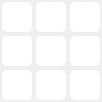
       <widget class="QGroupBox" name="groupBox_10">
        <property name="maximumSize">
         <size>
          <width>100</width>
          <height>100</height>
         </size>
        </property>
        <property name="styleSheet">
         <string notr="true">border: solid 0px; border-radius: 5px;</string>
        </property>
        <property name="title">
         <string/>
        </property>
        <layout class="QGridLayout" name="gridLayout_5">
         <property name="leftMargin">
          <number>2</number>
         </property>
         <property name="topMargin">
          <number>2</number>
         </property>
         <property name="rightMargin">
          <number>2</number>
         </property>
         <property name="bottomMargin">
          <number>2</number>
         </property>
         <property name="spacing">
          <number>4</number>
         </property>
         <item row="0" column="1">
          <widget class="QLineEdit" name="tb_67">
           <property name="minimumSize">
            <size>
             <width>30</width>
             <height>30</height>
            </size>
           </property>
           <property name="maximumSize">
            <size>
             <width>60</width>
             <height>60</height>
            </size>
           </property>
           <property name="styleSheet">
            <string>font-size: 16px; text-align: center; padding: 7px;</string>
           </property>
          </widget>
         </item>
         <item row="0" column="0">
          <widget class="QLineEdit" name="tb_66">
           <property name="minimumSize">
            <size>
             <width>30</width>
             <height>30</height>
            </size>
           </property>
           <property name="maximumSize">
            <size>
             <width>60</width>
             <height>60</height>
            </size>
           </property>
           <property name="styleSheet">
            <string>font-size: 16px; text-align: center; padding: 7px;</string>
           </property>
          </widget>
         </item>
         <item row="0" column="2">
          <widget class="QLineEdit" name="tb_68">
           <property name="minimumSize">
            <size>
             <width>30</width>
             <height>30</height>
            </size>
           </property>
           <property name="maximumSize">
            <size>
             <width>60</width>
             <height>60</height>
            </size>
           </property>
           <property name="styleSheet">
            <string>font-size: 16px; text-align: center; padding: 7px;</string>
           </property>
          </widget>
         </item>
         <item row="1" column="0">
          <widget class="QLineEdit" name="tb_76">
           <property name="minimumSize">
            <size>
             <width>30</width>
             <height>30</height>
            </size>
           </property>
           <property name="maximumSize">
            <size>
             <width>60</width>
             <height>60</height>
            </size>
           </property>
           <property name="styleSheet">
            <string>font-size: 16px; text-align: center; padding: 7px;</string>
           </property>
          </widget>
         </item>
         <item row="1" column="1">
          <widget class="QLineEdit" name="tb_77">
           <property name="minimumSize">
            <size>
             <width>30</width>
             <height>30</height>
            </size>
           </property>
           <property name="maximumSize">
            <size>
             <width>60</width>
             <height>60</height>
            </size>
           </property>
           <property name="styleSheet">
            <string>font-size: 16px; text-align: center; padding: 7px;</string>
           </property>
          </widget>
         </item>
         <item row="2" column="2">
          <widget class="QLineEdit" name="tb_88">
           <property name="minimumSize">
            <size>
             <width>30</width>
             <height>30</height>
            </size>
           </property>
           <property name="maximumSize">
            <size>
             <width>60</width>
             <height>60</height>
            </size>
           </property>
           <property name="styleSheet">
            <string>font-size: 16px; text-align: center; padding: 7px;</string>
           </property>
          </widget>
         </item>
         <item row="1" column="2">
          <widget class="QLineEdit" name="tb_78">
           <property name="minimumSize">
            <size>
             <width>30</width>
             <height>30</height>
            </size>
           </property>
           <property name="maximumSize">
            <size>
             <width>60</width>
             <height>60</height>
            </size>
           </property>
           <property name="styleSheet">
            <string>font-size: 16px; text-align: center; padding: 7px;</string>
           </property>
          </widget>
         </item>
         <item row="2" column="1">
          <widget class="QLineEdit" name="tb_87">
           <property name="minimumSize">
            <size>
             <width>30</width>
             <height>30</height>
            </size>
           </property>
           <property name="maximumSize">
            <size>
             <width>60</width>
             <height>60</height>
            </size>
           </property>
           <property name="styleSheet">
            <string>font-size: 16px; text-align: center; padding: 7px;</string>
           </property>
          </widget>
         </item>
         <item row="2" column="0">
          <widget class="QLineEdit" name="tb_86">
           <property name="minimumSize">
            <size>
             <width>30</width>
             <height>30</height>
            </size>
           </property>
           <property name="maximumSize">
            <size>
             <width>60</width>
             <height>60</height>
            </size>
           </property>
           <property name="styleSheet">
            <string>font-size: 16px; text-align: center; padding: 7px;</string>
           </property>
          </widget>
         </item>
        </layout>
       </widget>
